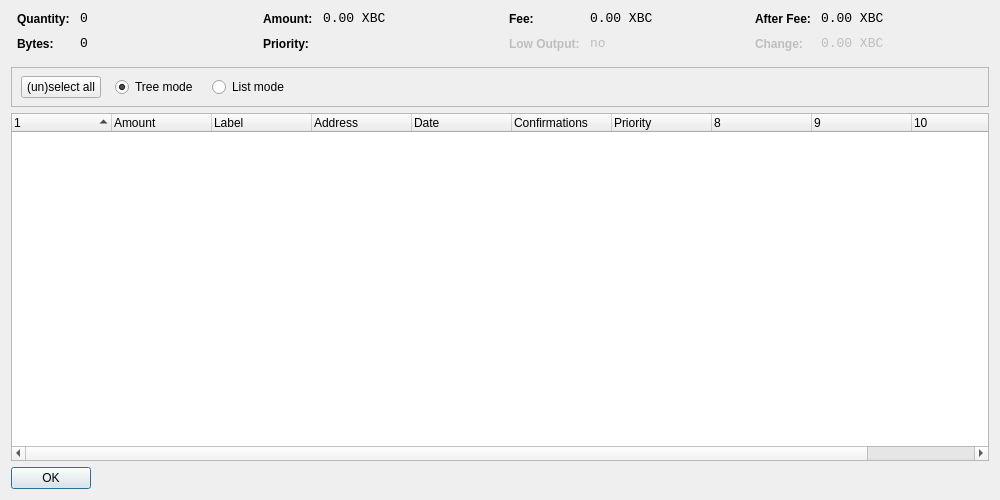
<?xml version="1.0" encoding="UTF-8"?>
<ui version="4.0">
 <class>CoinControlDialog</class>
 <widget class="QDialog" name="CoinControlDialog">
  <property name="geometry">
   <rect>
    <x>0</x>
    <y>0</y>
    <width>1000</width>
    <height>500</height>
   </rect>
  </property>
  <property name="windowTitle">
   <string>Coin Control</string>
  </property>
  <layout class="QVBoxLayout" name="verticalLayout">
   <item>
    <layout class="QHBoxLayout" name="horizontalLayoutTop" stretch="0,0,0,0">
     <property name="topMargin">
      <number>0</number>
     </property>
     <property name="bottomMargin">
      <number>10</number>
     </property>
     <item>
      <layout class="QFormLayout" name="formLayoutCoinControl1">
       <property name="horizontalSpacing">
        <number>10</number>
       </property>
       <property name="verticalSpacing">
        <number>10</number>
       </property>
       <property name="leftMargin">
        <number>6</number>
       </property>
       <property name="rightMargin">
        <number>6</number>
       </property>
       <item row="0" column="0">
        <widget class="QLabel" name="labelCoinControlQuantityText">
         <property name="styleSheet">
          <string notr="true">font-weight:bold;</string>
         </property>
         <property name="text">
          <string>Quantity:</string>
         </property>
        </widget>
       </item>
       <item row="0" column="1">
        <widget class="QLabel" name="labelCoinControlQuantity">
         <property name="font">
          <font>
           <family>Monospace</family>
           <pointsize>10</pointsize>
          </font>
         </property>
         <property name="cursor">
          <cursorShape>IBeamCursor</cursorShape>
         </property>
         <property name="contextMenuPolicy">
          <enum>Qt::ActionsContextMenu</enum>
         </property>
         <property name="text">
          <string notr="true">0</string>
         </property>
         <property name="textInteractionFlags">
          <set>Qt::LinksAccessibleByMouse|Qt::TextSelectableByKeyboard|Qt::TextSelectableByMouse</set>
         </property>
        </widget>
       </item>
       <item row="1" column="0">
        <widget class="QLabel" name="labelCoinControlBytesText">
         <property name="styleSheet">
          <string notr="true">font-weight:bold;</string>
         </property>
         <property name="text">
          <string>Bytes:</string>
         </property>
        </widget>
       </item>
       <item row="1" column="1">
        <widget class="QLabel" name="labelCoinControlBytes">
         <property name="font">
          <font>
           <family>Monospace</family>
           <pointsize>10</pointsize>
          </font>
         </property>
         <property name="cursor">
          <cursorShape>IBeamCursor</cursorShape>
         </property>
         <property name="contextMenuPolicy">
          <enum>Qt::ActionsContextMenu</enum>
         </property>
         <property name="text">
          <string notr="true">0</string>
         </property>
         <property name="textInteractionFlags">
          <set>Qt::LinksAccessibleByMouse|Qt::TextSelectableByKeyboard|Qt::TextSelectableByMouse</set>
         </property>
        </widget>
       </item>
      </layout>
     </item>
     <item>
      <layout class="QFormLayout" name="formLayoutCoinControl2">
       <property name="horizontalSpacing">
        <number>10</number>
       </property>
       <property name="verticalSpacing">
        <number>10</number>
       </property>
       <property name="leftMargin">
        <number>6</number>
       </property>
       <property name="rightMargin">
        <number>6</number>
       </property>
       <item row="0" column="0">
        <widget class="QLabel" name="labelCoinControlAmountText">
         <property name="styleSheet">
          <string notr="true">font-weight:bold;</string>
         </property>
         <property name="text">
          <string>Amount:</string>
         </property>
        </widget>
       </item>
       <item row="0" column="1">
        <widget class="QLabel" name="labelCoinControlAmount">
         <property name="font">
          <font>
           <family>Monospace</family>
           <pointsize>10</pointsize>
          </font>
         </property>
         <property name="cursor">
          <cursorShape>IBeamCursor</cursorShape>
         </property>
         <property name="contextMenuPolicy">
          <enum>Qt::ActionsContextMenu</enum>
         </property>
         <property name="text">
          <string notr="true">0.00 XBC</string>
         </property>
         <property name="textInteractionFlags">
          <set>Qt::LinksAccessibleByMouse|Qt::TextSelectableByKeyboard|Qt::TextSelectableByMouse</set>
         </property>
        </widget>
       </item>
       <item row="1" column="0">
        <widget class="QLabel" name="labelCoinControlPriorityText">
         <property name="styleSheet">
          <string notr="true">font-weight:bold;</string>
         </property>
         <property name="text">
          <string>Priority:</string>
         </property>
        </widget>
       </item>
       <item row="1" column="1">
        <widget class="QLabel" name="labelCoinControlPriority">
         <property name="font">
          <font>
           <family>Monospace</family>
           <pointsize>10</pointsize>
          </font>
         </property>
         <property name="cursor">
          <cursorShape>IBeamCursor</cursorShape>
         </property>
         <property name="contextMenuPolicy">
          <enum>Qt::ActionsContextMenu</enum>
         </property>
         <property name="text">
          <string/>
         </property>
         <property name="textInteractionFlags">
          <set>Qt::LinksAccessibleByMouse|Qt::TextSelectableByKeyboard|Qt::TextSelectableByMouse</set>
         </property>
        </widget>
       </item>
      </layout>
     </item>
     <item>
      <layout class="QFormLayout" name="formLayoutCoinControl3">
       <property name="horizontalSpacing">
        <number>10</number>
       </property>
       <property name="verticalSpacing">
        <number>10</number>
       </property>
       <property name="leftMargin">
        <number>6</number>
       </property>
       <property name="rightMargin">
        <number>6</number>
       </property>
       <item row="0" column="0">
        <widget class="QLabel" name="labelCoinControlFeeText">
         <property name="styleSheet">
          <string notr="true">font-weight:bold;</string>
         </property>
         <property name="text">
          <string>Fee:</string>
         </property>
        </widget>
       </item>
       <item row="0" column="1">
        <widget class="QLabel" name="labelCoinControlFee">
         <property name="font">
          <font>
           <family>Monospace</family>
           <pointsize>10</pointsize>
          </font>
         </property>
         <property name="cursor">
          <cursorShape>IBeamCursor</cursorShape>
         </property>
         <property name="contextMenuPolicy">
          <enum>Qt::ActionsContextMenu</enum>
         </property>
         <property name="text">
          <string notr="true">0.00 XBC</string>
         </property>
         <property name="textInteractionFlags">
          <set>Qt::LinksAccessibleByMouse|Qt::TextSelectableByKeyboard|Qt::TextSelectableByMouse</set>
         </property>
        </widget>
       </item>
       <item row="1" column="0">
        <widget class="QLabel" name="labelCoinControlLowOutputText">
         <property name="enabled">
          <bool>false</bool>
         </property>
         <property name="styleSheet">
          <string notr="true">font-weight:bold;</string>
         </property>
         <property name="text">
          <string>Low Output:</string>
         </property>
        </widget>
       </item>
       <item row="1" column="1">
        <widget class="QLabel" name="labelCoinControlLowOutput">
         <property name="enabled">
          <bool>false</bool>
         </property>
         <property name="font">
          <font>
           <family>Monospace</family>
           <pointsize>10</pointsize>
          </font>
         </property>
         <property name="cursor">
          <cursorShape>IBeamCursor</cursorShape>
         </property>
         <property name="contextMenuPolicy">
          <enum>Qt::ActionsContextMenu</enum>
         </property>
         <property name="text">
          <string notr="true">no</string>
         </property>
         <property name="textInteractionFlags">
          <set>Qt::LinksAccessibleByMouse|Qt::TextSelectableByKeyboard|Qt::TextSelectableByMouse</set>
         </property>
        </widget>
       </item>
      </layout>
     </item>
     <item>
      <layout class="QFormLayout" name="formLayoutCoinControl4">
       <property name="horizontalSpacing">
        <number>10</number>
       </property>
       <property name="verticalSpacing">
        <number>10</number>
       </property>
       <property name="leftMargin">
        <number>6</number>
       </property>
       <property name="rightMargin">
        <number>6</number>
       </property>
       <item row="0" column="0">
        <widget class="QLabel" name="labelCoinControlAfterFeeText">
         <property name="styleSheet">
          <string notr="true">font-weight:bold;</string>
         </property>
         <property name="text">
          <string>After Fee:</string>
         </property>
        </widget>
       </item>
       <item row="0" column="1">
        <widget class="QLabel" name="labelCoinControlAfterFee">
         <property name="font">
          <font>
           <family>Monospace</family>
           <pointsize>10</pointsize>
          </font>
         </property>
         <property name="cursor">
          <cursorShape>IBeamCursor</cursorShape>
         </property>
         <property name="contextMenuPolicy">
          <enum>Qt::ActionsContextMenu</enum>
         </property>
         <property name="text">
          <string notr="true">0.00 XBC</string>
         </property>
         <property name="textInteractionFlags">
          <set>Qt::LinksAccessibleByMouse|Qt::TextSelectableByKeyboard|Qt::TextSelectableByMouse</set>
         </property>
        </widget>
       </item>
       <item row="1" column="0">
        <widget class="QLabel" name="labelCoinControlChangeText">
         <property name="enabled">
          <bool>false</bool>
         </property>
         <property name="styleSheet">
          <string notr="true">font-weight:bold;</string>
         </property>
         <property name="text">
          <string>Change:</string>
         </property>
        </widget>
       </item>
       <item row="1" column="1">
        <widget class="QLabel" name="labelCoinControlChange">
         <property name="enabled">
          <bool>false</bool>
         </property>
         <property name="font">
          <font>
           <family>Monospace</family>
           <pointsize>10</pointsize>
          </font>
         </property>
         <property name="cursor">
          <cursorShape>IBeamCursor</cursorShape>
         </property>
         <property name="contextMenuPolicy">
          <enum>Qt::ActionsContextMenu</enum>
         </property>
         <property name="text">
          <string notr="true">0.00 XBC</string>
         </property>
         <property name="textInteractionFlags">
          <set>Qt::LinksAccessibleByMouse|Qt::TextSelectableByKeyboard|Qt::TextSelectableByMouse</set>
         </property>
        </widget>
       </item>
      </layout>
     </item>
    </layout>
   </item>
   <item>
    <widget class="QFrame" name="frame">
     <property name="minimumSize">
      <size>
       <width>0</width>
       <height>40</height>
      </size>
     </property>
     <property name="frameShape">
      <enum>QFrame::StyledPanel</enum>
     </property>
     <property name="frameShadow">
      <enum>QFrame::Sunken</enum>
     </property>
     <widget class="QWidget" name="horizontalLayoutWidget">
      <property name="geometry">
       <rect>
        <x>10</x>
        <y>0</y>
        <width>781</width>
        <height>41</height>
       </rect>
      </property>
      <layout class="QHBoxLayout" name="horizontalLayoutPanel" stretch="0,0,0,0,0">
       <property name="spacing">
        <number>14</number>
       </property>
       <item>
        <widget class="QPushButton" name="pushButtonSelectAll">
         <property name="sizePolicy">
          <sizepolicy hsizetype="Maximum" vsizetype="Fixed">
           <horstretch>0</horstretch>
           <verstretch>0</verstretch>
          </sizepolicy>
         </property>
         <property name="text">
          <string>(un)select all</string>
         </property>
        </widget>
       </item>
       <item>
        <widget class="QRadioButton" name="radioTreeMode">
         <property name="sizePolicy">
          <sizepolicy hsizetype="Maximum" vsizetype="Fixed">
           <horstretch>0</horstretch>
           <verstretch>0</verstretch>
          </sizepolicy>
         </property>
         <property name="text">
          <string>Tree mode</string>
         </property>
         <property name="checked">
          <bool>true</bool>
         </property>
        </widget>
       </item>
       <item>
        <widget class="QRadioButton" name="radioListMode">
         <property name="sizePolicy">
          <sizepolicy hsizetype="Maximum" vsizetype="Fixed">
           <horstretch>0</horstretch>
           <verstretch>0</verstretch>
          </sizepolicy>
         </property>
         <property name="text">
          <string>List mode</string>
         </property>
        </widget>
       </item>
       <item>
        <spacer name="horizontalSpacer">
         <property name="orientation">
          <enum>Qt::Horizontal</enum>
         </property>
         <property name="sizeHint" stdset="0">
          <size>
           <width>40</width>
           <height>20</height>
          </size>
         </property>
        </spacer>
       </item>
      </layout>
     </widget>
    </widget>
   </item>
   <item>
    <widget class="CoinControlTreeWidget" name="treeWidget">
     <property name="contextMenuPolicy">
      <enum>Qt::CustomContextMenu</enum>
     </property>
     <property name="sortingEnabled">
      <bool>false</bool>
     </property>
     <property name="columnCount">
      <number>11</number>
     </property>
     <attribute name="headerShowSortIndicator" stdset="0">
      <bool>true</bool>
     </attribute>
     <attribute name="headerStretchLastSection">
      <bool>false</bool>
     </attribute>
     <column>
      <property name="text">
       <string/>
      </property>
     </column>
     <column>
      <property name="text">
       <string>Amount</string>
      </property>
     </column>
     <column>
      <property name="text">
       <string>Label</string>
      </property>
     </column>
     <column>
      <property name="text">
       <string>Address</string>
      </property>
     </column>
     <column>
      <property name="text">
       <string>Date</string>
      </property>
     </column>
     <column>
      <property name="text">
       <string>Confirmations</string>
      </property>
      <property name="toolTip">
       <string>Confirmed</string>
      </property>
     </column>
     <column>
      <property name="text">
       <string>Priority</string>
      </property>
     </column>
     <column>
      <property name="text">
       <string/>
      </property>
     </column>
     <column>
      <property name="text">
       <string/>
      </property>
     </column>
     <column>
      <property name="text">
       <string/>
      </property>
     </column>
     <column>
      <property name="text">
       <string/>
      </property>
     </column>
    </widget>
   </item>
   <item>
    <widget class="QDialogButtonBox" name="buttonBox">
     <property name="sizePolicy">
      <sizepolicy hsizetype="Maximum" vsizetype="Fixed">
       <horstretch>0</horstretch>
       <verstretch>0</verstretch>
      </sizepolicy>
     </property>
     <property name="orientation">
      <enum>Qt::Horizontal</enum>
     </property>
     <property name="standardButtons">
      <set>QDialogButtonBox::Ok</set>
     </property>
    </widget>
   </item>
  </layout>
 </widget>
 <customwidgets>
  <customwidget>
   <class>CoinControlTreeWidget</class>
   <extends>QTreeWidget</extends>
   <header>coincontroltreewidget.h</header>
  </customwidget>
 </customwidgets>
 <resources/>
 <connections/>
</ui>
